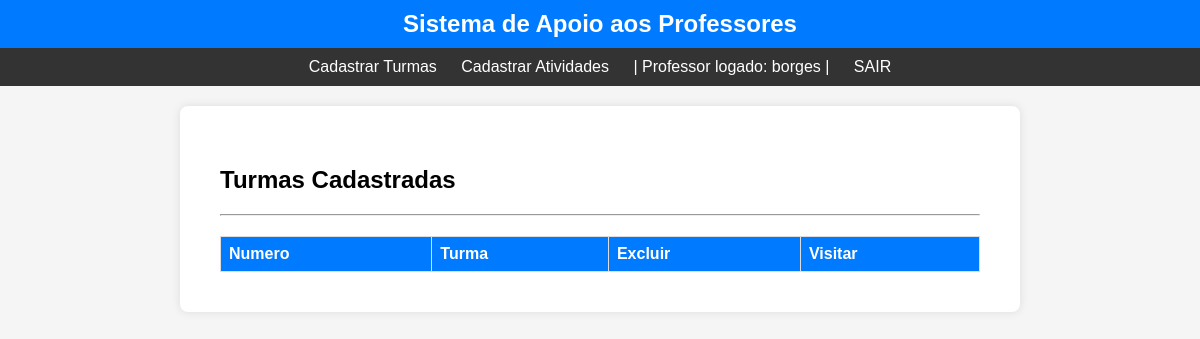
Before: /lista_turma/10 with the older database file.
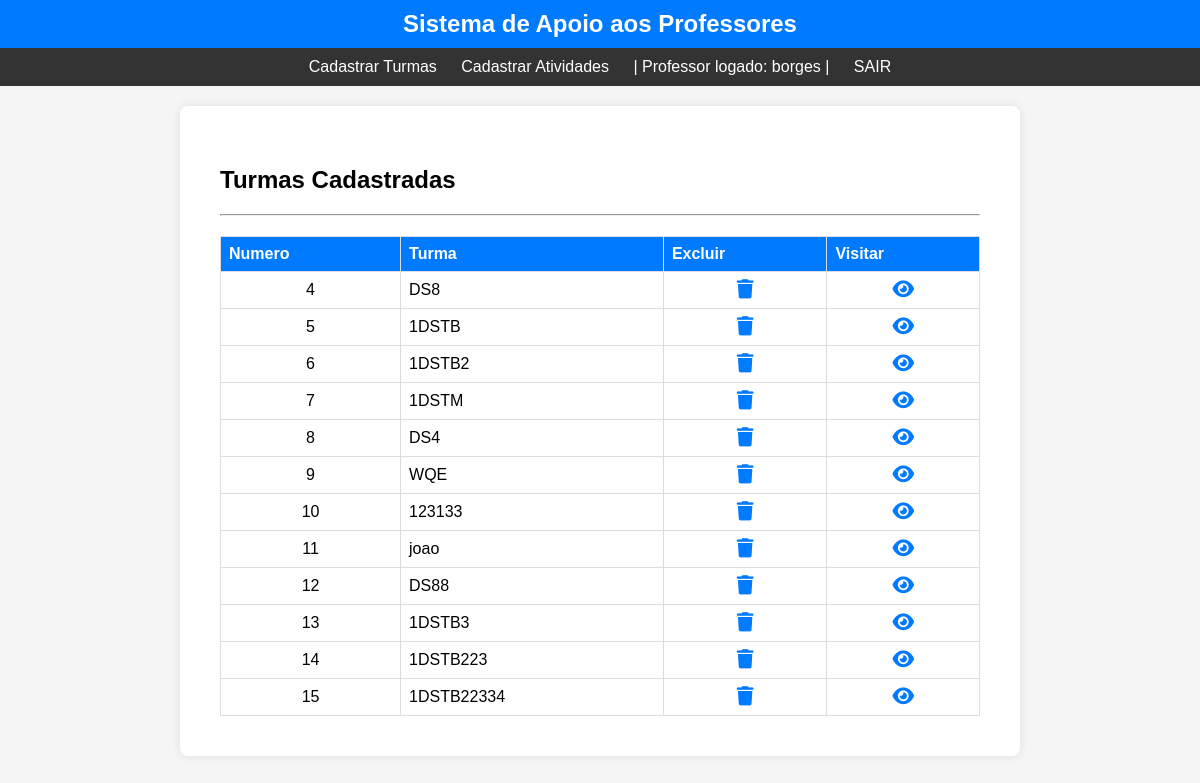
After: the same page with the newer database file.
### App_Escola/models.py (models this page shows, shortened)
class Turma(models.Model):
    nome_turma = models.CharField(max_length=120)
    id_professor = models.ForeignKey(Professor, null=True, on_delete=models.PROTECT)

### App_Escola/views.py (the view)
# urls.py: path('lista_turma/<int:id_professor>', views.lista_turma, name='lista_turma')
def lista_turma(request, id_professor):
    dados_professor = Professor.objects.filter(id=id_professor).values("nome", "id")
    usuario_logado = dados_professor[0]
    usuario_logado = usuario_logado['nome']
    id_logado = dados_professor[0]
    id_logado = id_logado['id']
    turmas_do_professor = Turma.objects.filter(id_professor=id_logado)
    return render(request, 'Cons_Turma_Lista.html',
                            {'usuario_logado': usuario_logado, 'turmas_do_professor': turmas_do_professor,
                            'id_logado': id_logado})

### App_Escola/templates/Cons_Turma_Lista.html (shortened to what this page needs)
{% load static %}
<!DOCTYPE html>
<html lang="en">
<head>
    <link rel="stylesheet" type="text/css" href="{% static 'css/cons_turma_lista.css' %}">
</head>
<header class="login">
    <div class="fundo_menu">
        <div class="nome_sistema">
            Sistema de Apoio aos Professores
        </div>
    </div>
</header>
<nav class="menu">
    <ul>
       <li><a href="/cad_turma/{{id_logado}}">Cadastrar Turmas</a></li>
       <li><a href="/cad_atividade/{{id_logado}}">Cadastrar Atividades</a></li>
       <li> | Professor logado: {{usuario_logado}} | </a></li>
       <li><a href="../accounts/logout">SAIR</a></li>
    </ul>
</nav>
<body onLoad="login();">
    <div class="principal">
    <div class="container">
        <section class="enquadramento">
            <h1> Turmas Cadastradas</h1>
        </section>
        <hr>
        <table>
            <tr>
                <th>Numero</th>
                <th>Turma</th>
                <th>Excluir</th>
                <th>Visitar</th>
            </tr>
            {% for igs in turmas_do_professor %}
            <tr>
                <td style="text-align:center">{{igs.id}} </td>
                <td>{{igs.nome_turma}}</td>
                <td style="text-align:center"><a href="{% url 'excluir_turma' id_turma=igs.id %}"><i class="fa-solid fa-trash"></i></a></td>
                <td style="text-align:center"><a href="{% url 'ver_atividades' id_turma=igs.id %}"><i class="fa-solid fa-eye"></i></a></td>
            </tr>
            {% endfor %}
        </table>
    </div>
    </div>
</body>
</html>

Changed rows visible on the page:
added Turma: id "4", nome_turma "DS8"
added Turma: id "5", nome_turma "1DSTB"
added Turma: id "6", nome_turma "1DSTB2"
added Turma: id "7", nome_turma "1DSTM"
added Turma: id "8", nome_turma "DS4"
added Turma: id "9", nome_turma "WQE"
added Turma: id "10", nome_turma "123133"
added Turma: id "11", nome_turma "joao"
added Turma: id "12", nome_turma "DS88"
added Turma: id "13", nome_turma "1DSTB3"
added Turma: id "14", nome_turma "1DSTB223"
added Turma: id "15", nome_turma "1DSTB22334"
